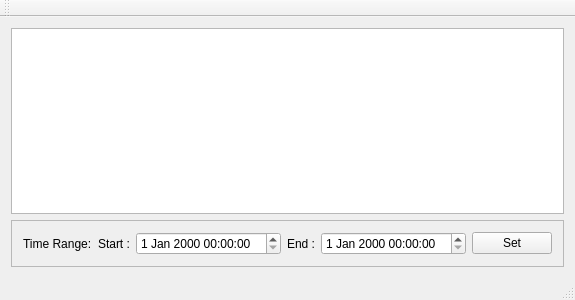
<?xml version="1.0" encoding="UTF-8"?>
<ui version="4.0">
 <class>MainWindow</class>
 <widget class="QMainWindow" name="MainWindow">
  <property name="geometry">
   <rect>
    <x>0</x>
    <y>0</y>
    <width>444</width>
    <height>300</height>
   </rect>
  </property>
  <property name="windowTitle">
   <string>MainWindow</string>
  </property>
  <widget class="QWidget" name="centralWidget">
   <layout class="QVBoxLayout" name="verticalLayout_2">
    <item>
     <widget class="ChartView" name="chartView"/>
    </item>
    <item>
     <widget class="QFrame" name="frame">
      <property name="frameShape">
       <enum>QFrame::StyledPanel</enum>
      </property>
      <property name="frameShadow">
       <enum>QFrame::Raised</enum>
      </property>
      <layout class="QVBoxLayout" name="verticalLayout">
       <item>
        <layout class="QHBoxLayout" name="horizontalLayout">
         <item>
          <widget class="QLabel" name="label">
           <property name="text">
            <string>Time Range:</string>
           </property>
          </widget>
         </item>
         <item>
          <widget class="QLabel" name="label_2">
           <property name="text">
            <string>Start :</string>
           </property>
          </widget>
         </item>
         <item>
          <widget class="QDateTimeEdit" name="minDate"/>
         </item>
         <item>
          <widget class="QLabel" name="label_3">
           <property name="text">
            <string>End :</string>
           </property>
          </widget>
         </item>
         <item>
          <widget class="QDateTimeEdit" name="maxDate"/>
         </item>
         <item>
          <widget class="QPushButton" name="pushButton">
           <property name="text">
            <string>Set</string>
           </property>
          </widget>
         </item>
         <item>
          <spacer name="horizontalSpacer">
           <property name="orientation">
            <enum>Qt::Horizontal</enum>
           </property>
           <property name="sizeHint" stdset="0">
            <size>
             <width>40</width>
             <height>20</height>
            </size>
           </property>
          </spacer>
         </item>
        </layout>
       </item>
      </layout>
     </widget>
    </item>
   </layout>
  </widget>
  <widget class="QMenuBar" name="menuBar">
   <property name="geometry">
    <rect>
     <x>0</x>
     <y>0</y>
     <width>444</width>
     <height>21</height>
    </rect>
   </property>
  </widget>
  <widget class="QToolBar" name="mainToolBar">
   <attribute name="toolBarArea">
    <enum>TopToolBarArea</enum>
   </attribute>
   <attribute name="toolBarBreak">
    <bool>false</bool>
   </attribute>
  </widget>
  <widget class="QStatusBar" name="statusBar"/>
  <action name="actionOpen">
   <property name="text">
    <string>Open</string>
   </property>
  </action>
 </widget>
 <layoutdefault spacing="6" margin="11"/>
 <customwidgets>
  <customwidget>
   <class>ChartView</class>
   <extends>QGraphicsView</extends>
   <header location="global">chartview.h</header>
  </customwidget>
 </customwidgets>
 <resources/>
 <connections/>
</ui>
